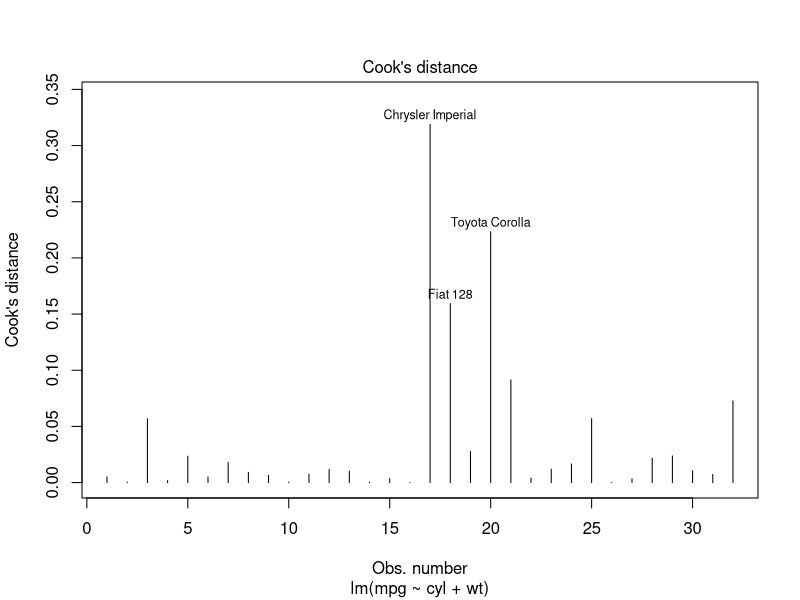
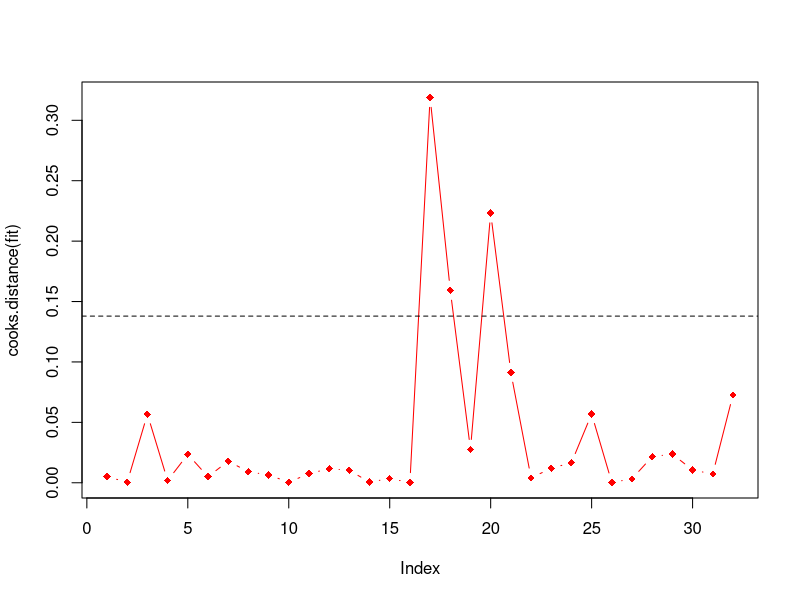

Source code (R) for these figures, in order:
## ---- chunk 1
knitr::opts_chunk$set(echo = TRUE)
## ---- chunk 2
fit = lm(mpg ~ cyl + wt,data=mtcars )
cooks.distance(fit)
## ---- chunk 3
cooks.distance(fit)[which.max(cooks.distance(fit))]
## ---- chunk 4
plot(fit,which=4)
## ---- chunk 5
plot(cooks.distance(fit),type="b",pch=18,col="red")

N = 32
k = 2
cutoff = 4/ (N-k-1)
abline(h=cutoff,lty=2)
## ---- chunk 6
library(broom)
augment(fit) 
